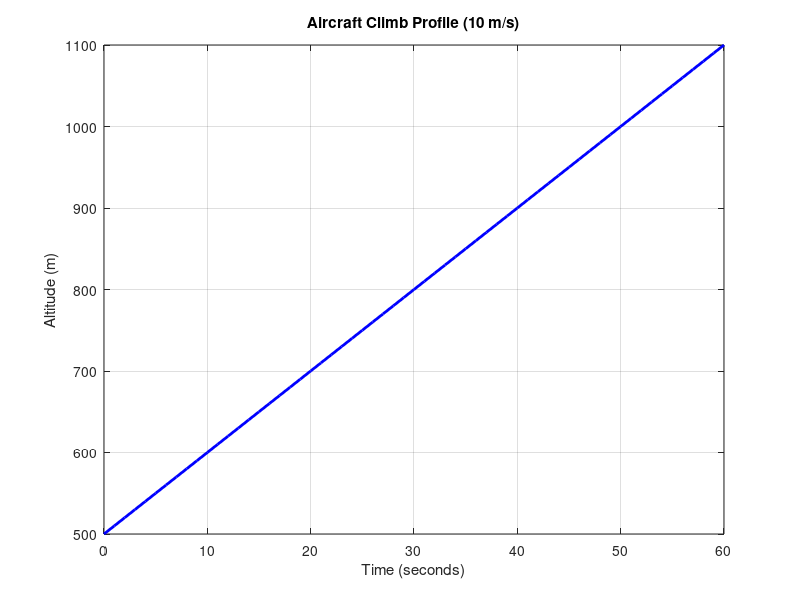
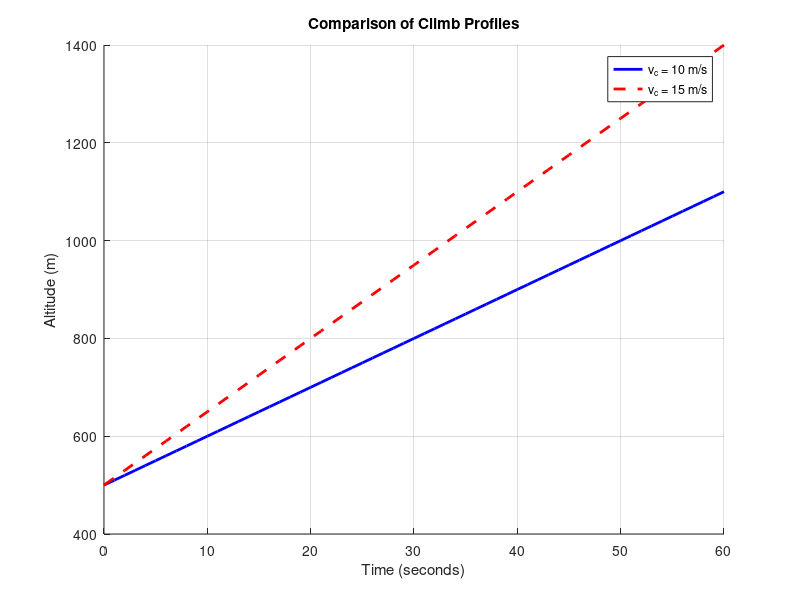
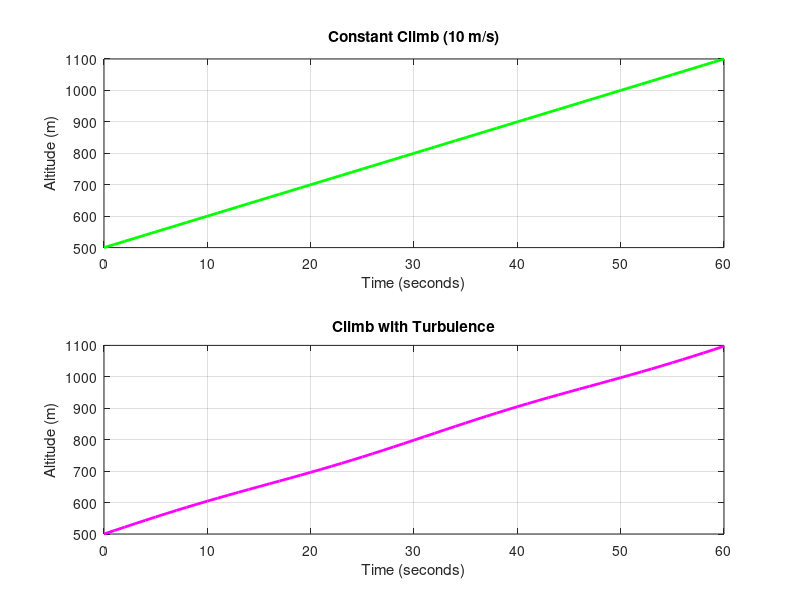

MATLAB code to generate these figures, in order:
% Define parameters
t = 0:1:60;   % Time vector (0 to 60 seconds, step = 1 sec)
h0 = 500;     % Initial altitude (m)
vc1 = 10;     % Climb rate scenario 1 (m/s)
vc2 = 15;     % Climb rate scenario 2 (m/s)

% Compute altitude profiles
h1 = h0 + vc1 * t; % Constant climb (10 m/s)
h2 = h0 + vc2 * t; % Faster climb (15 m/s)
h3 = h0 + vc1 * t + 5*sin(0.2*t); % Climb with turbulence

% ------------ Part 1: Basic Climb Profile ------------
figure;
plot(t, h1, 'b', 'LineWidth', 2); % Blue line
xlabel('Time (seconds)');
ylabel('Altitude (m)');
title('Aircraft Climb Profile (10 m/s)');
grid on;

% ------------ Part 2: Multiple Climb Profiles ------------
figure;
hold on;
plot(t, h1, 'b', 'LineWidth', 2); % Scenario 1
plot(t, h2, 'r--', 'LineWidth', 2); % Scenario 2 (dashed red)
xlabel('Time (seconds)');
ylabel('Altitude (m)');
title('Comparison of Climb Profiles');
legend('v_c = 10 m/s', 'v_c = 15 m/s');
grid on;
hold off;

% ------------ Part 3: Subplots for Different Climb Conditions ------------
figure;

% Subplot 1: Constant Climb
subplot(2,1,1);
plot(t, h1, 'g', 'LineWidth', 2);
xlabel('Time (seconds)');
ylabel('Altitude (m)');
title('Constant Climb (10 m/s)');
grid on;

% Subplot 2: Climb with Turbulence
subplot(2,1,2);
plot(t, h3, 'm', 'LineWidth', 2);
xlabel('Time (seconds)');
ylabel('Altitude (m)');
title('Climb with Turbulence');
grid on;
